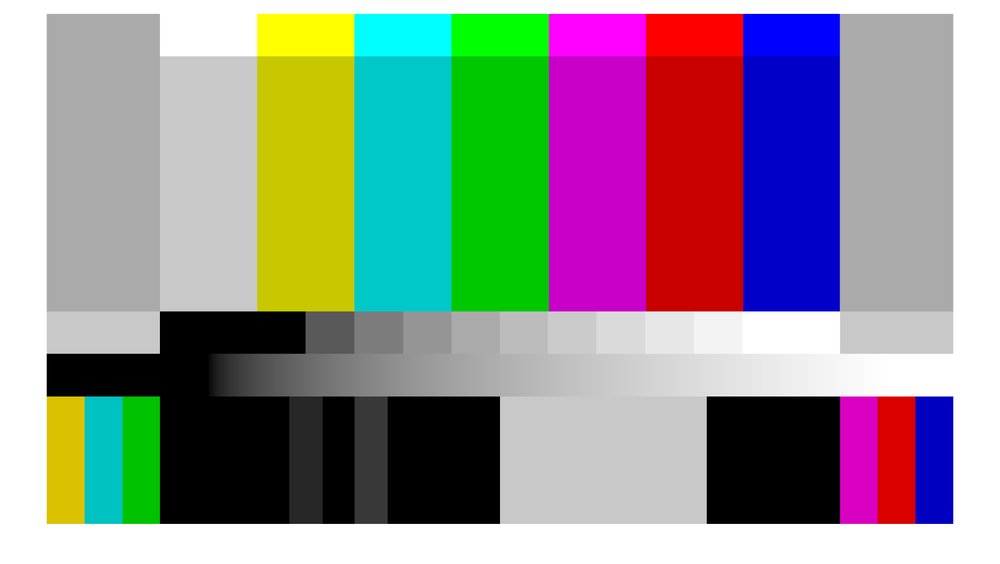
#> input picture jupyter/data/BT.2111-sRGB.png, 1000 x 564 px, shrunk from 2520 x 1421 before the run
$ jupyter execute --allow-errors Overview.ipynb
#> lines starting #> are read from the running program, lines starting #| are printed output that depends on the picture
## Installed Libraries

[cell 1]
import colorio as cio
import colormath as cm
import colorspacious as csp
import colour_checker_detection as ccd
import colour_hdri as chdri
import colour as color # colour-science
import matplotlib as plt
import numpy as np
import OpenEXR as exr
import OpenImageIO as oiio
import PIL # Pillow
import PyOpenColorIO as ocio
import scipy

import jlab

## PIL (Pillow)

[cell 2]
from PIL import ImageEnhance, Image

im = Image.open("data/BT.2111-sRGB.png")
#> im is the input picture: PIL image 1000x564 RGB; mean R, G, B 146, 145.4, 145.3
enh = ImageEnhance.Contrast(im)
enh.enhance(10)
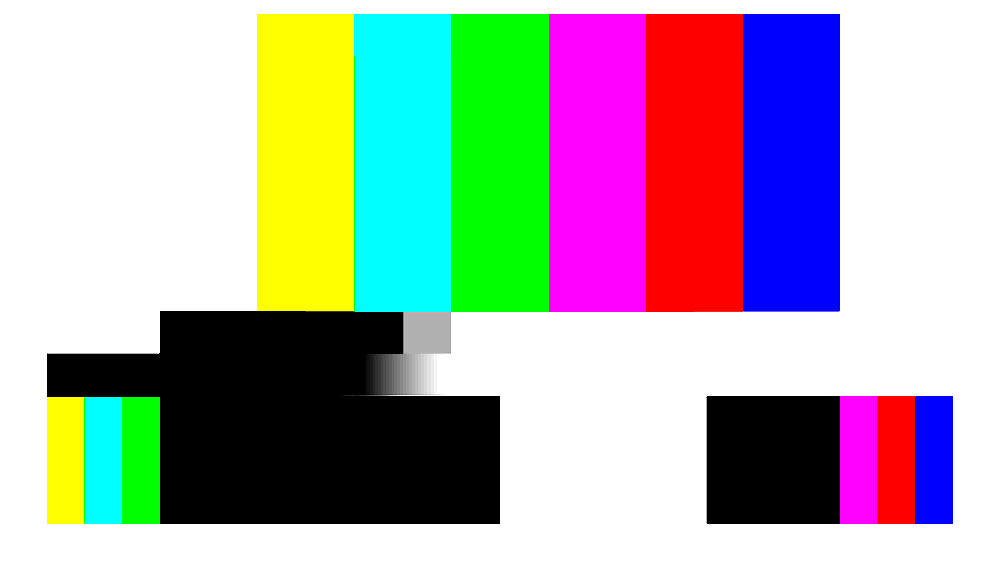
#> Out: PIL image 1000x564 RGB; mean R, G, B 170, 170.1, 169.8

## Colour Science

[cell 3]
# https://www.colour-science.org/
import colour

colour.plotting.colour_style()
#> (this line was passed over: colour is not available in this run)

colour.plotting.plot_visible_spectrum();
#> (this line was passed over: colour is not available in this run)

[cell 4]
from pprint import pprint

colour.plotting.plot_RGB_colourspaces_in_chromaticity_diagram_CIE1931(["ACEScg", "ACES", "ITU-R BT.709"])
#> (this line was passed over: colour is not available in this run)

[cell 5]
from colour import SDS_COLOURCHECKERS
sd=SDS_COLOURCHECKERS['ColorChecker N Ohta']['dark skin']
colour.sd_to_aces_relative_exposure_values(sd)
#> (this line was passed over: colour is not available in this run)
colour.sd_to_aces_relative_exposure_values(sd,
    apply_chromatic_adaptation=True)
#> (this line was passed over: colour is not available in this run)
# colour.sd_to_aces_relative_exposure_values()

## OpenImage

#> (a cell that did not finish here is left out)

[cell 7]
oiio.ColorConfig().configname()
#> (this line was passed over: OpenImageIO is not available in this run)
